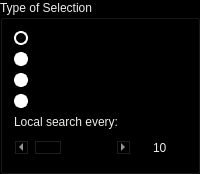
            <widget class="QGroupBox" name="ga_selection">
             <property name="sizePolicy">
              <sizepolicy hsizetype="Expanding" vsizetype="Preferred">
               <horstretch>0</horstretch>
               <verstretch>0</verstretch>
              </sizepolicy>
             </property>
             <property name="minimumSize">
              <size>
               <width>200</width>
               <height>0</height>
              </size>
             </property>
             <property name="palette">
              <palette>
               <active>
                <colorrole role="WindowText">
                 <brush brushstyle="SolidPattern">
                  <color alpha="255">
                   <red>238</red>
                   <green>238</green>
                   <blue>236</blue>
                  </color>
                 </brush>
                </colorrole>
                <colorrole role="Button">
                 <brush brushstyle="SolidPattern">
                  <color alpha="255">
                   <red>0</red>
                   <green>0</green>
                   <blue>0</blue>
                  </color>
                 </brush>
                </colorrole>
                <colorrole role="Text">
                 <brush brushstyle="SolidPattern">
                  <color alpha="255">
                   <red>238</red>
                   <green>238</green>
                   <blue>236</blue>
                  </color>
                 </brush>
                </colorrole>
                <colorrole role="ButtonText">
                 <brush brushstyle="SolidPattern">
                  <color alpha="255">
                   <red>238</red>
                   <green>238</green>
                   <blue>236</blue>
                  </color>
                 </brush>
                </colorrole>
                <colorrole role="Base">
                 <brush brushstyle="SolidPattern">
                  <color alpha="255">
                   <red>0</red>
                   <green>0</green>
                   <blue>0</blue>
                  </color>
                 </brush>
                </colorrole>
                <colorrole role="Window">
                 <brush brushstyle="SolidPattern">
                  <color alpha="255">
                   <red>0</red>
                   <green>0</green>
                   <blue>0</blue>
                  </color>
                 </brush>
                </colorrole>
               </active>
               <inactive>
                <colorrole role="WindowText">
                 <brush brushstyle="SolidPattern">
                  <color alpha="255">
                   <red>238</red>
                   <green>238</green>
                   <blue>236</blue>
                  </color>
                 </brush>
                </colorrole>
                <colorrole role="Button">
                 <brush brushstyle="SolidPattern">
                  <color alpha="255">
                   <red>0</red>
                   <green>0</green>
                   <blue>0</blue>
                  </color>
                 </brush>
                </colorrole>
                <colorrole role="Text">
                 <brush brushstyle="SolidPattern">
                  <color alpha="255">
                   <red>238</red>
                   <green>238</green>
                   <blue>236</blue>
                  </color>
                 </brush>
                </colorrole>
                <colorrole role="ButtonText">
                 <brush brushstyle="SolidPattern">
                  <color alpha="255">
                   <red>238</red>
                   <green>238</green>
                   <blue>236</blue>
                  </color>
                 </brush>
                </colorrole>
                <colorrole role="Base">
                 <brush brushstyle="SolidPattern">
                  <color alpha="255">
                   <red>0</red>
                   <green>0</green>
                   <blue>0</blue>
                  </color>
                 </brush>
                </colorrole>
                <colorrole role="Window">
                 <brush brushstyle="SolidPattern">
                  <color alpha="255">
                   <red>0</red>
                   <green>0</green>
                   <blue>0</blue>
                  </color>
                 </brush>
                </colorrole>
               </inactive>
               <disabled>
                <colorrole role="WindowText">
                 <brush brushstyle="SolidPattern">
                  <color alpha="255">
                   <red>238</red>
                   <green>238</green>
                   <blue>236</blue>
                  </color>
                 </brush>
                </colorrole>
                <colorrole role="Button">
                 <brush brushstyle="SolidPattern">
                  <color alpha="255">
                   <red>0</red>
                   <green>0</green>
                   <blue>0</blue>
                  </color>
                 </brush>
                </colorrole>
                <colorrole role="Text">
                 <brush brushstyle="SolidPattern">
                  <color alpha="255">
                   <red>238</red>
                   <green>238</green>
                   <blue>236</blue>
                  </color>
                 </brush>
                </colorrole>
                <colorrole role="ButtonText">
                 <brush brushstyle="SolidPattern">
                  <color alpha="255">
                   <red>238</red>
                   <green>238</green>
                   <blue>236</blue>
                  </color>
                 </brush>
                </colorrole>
                <colorrole role="Base">
                 <brush brushstyle="SolidPattern">
                  <color alpha="255">
                   <red>0</red>
                   <green>0</green>
                   <blue>0</blue>
                  </color>
                 </brush>
                </colorrole>
                <colorrole role="Window">
                 <brush brushstyle="SolidPattern">
                  <color alpha="255">
                   <red>0</red>
                   <green>0</green>
                   <blue>0</blue>
                  </color>
                 </brush>
                </colorrole>
               </disabled>
              </palette>
             </property>
             <property name="title">
              <string>Type of Selection</string>
             </property>
             <layout class="QVBoxLayout" name="verticalLayout_7">
              <item>
               <widget class="QRadioButton" name="roulette_radiobutton">
                <property name="styleSheet">
                 <string notr="true">QRadioButton::indicator {
    width:                  10px;
    height:                 10px;
    border-radius:          7px;
}

QRadioButton::indicator:checked {
    background-color:       black;
    border:                 2px solid white;
}

QRadioButton::indicator:unchecked {
    background-color:       white;
    border:                 2px solid white;
}</string>
                </property>
                <property name="text">
                 <string>Roulette</string>
                </property>
                <property name="checked">
                 <bool>true</bool>
                </property>
               </widget>
              </item>
              <item>
               <widget class="QRadioButton" name="roulette_sus_radiobutton">
                <property name="styleSheet">
                 <string notr="true">QRadioButton::indicator {
    width:                  10px;
    height:                 10px;
    border-radius:          7px;
}

QRadioButton::indicator:checked {
    background-color:       black;
    border:                 2px solid white;
}

QRadioButton::indicator:unchecked {
    background-color:       white;
    border:                 2px solid white;
}</string>
                </property>
                <property name="text">
                 <string>Roulette S.U.S.</string>
                </property>
               </widget>
              </item>
              <item>
               <widget class="QRadioButton" name="single_tournament_radiobutton">
                <property name="styleSheet">
                 <string notr="true">QRadioButton::indicator {
    width:                  10px;
    height:                 10px;
    border-radius:          7px;
}

QRadioButton::indicator:checked {
    background-color:       black;
    border:                 2px solid white;
}

QRadioButton::indicator:unchecked {
    background-color:       white;
    border:                 2px solid white;
}</string>
                </property>
                <property name="text">
                 <string>Single Tournament</string>
                </property>
               </widget>
              </item>
              <item>
               <widget class="QRadioButton" name="death_tournament_radiobutton">
                <property name="styleSheet">
                 <string notr="true">QRadioButton::indicator {
    width:                  10px;
    height:                 10px;
    border-radius:          7px;
}

QRadioButton::indicator:checked {
    background-color:       black;
    border:                 2px solid white;
}

QRadioButton::indicator:unchecked {
    background-color:       white;
    border:                 2px solid white;
}</string>
                </property>
                <property name="text">
                 <string>Death Tournament</string>
                </property>
               </widget>
              </item>
              <item>
               <widget class="QLabel" name="local_search_label">
                <property name="styleSheet">
                 <string notr="true">color: rgb(238, 238, 236);</string>
                </property>
                <property name="text">
                 <string>Local search every:</string>
                </property>
               </widget>
              </item>
              <item>
               <widget class="QFrame" name="local_search_frame">
                <property name="maximumSize">
                 <size>
                  <width>16777215</width>
                  <height>40</height>
                 </size>
                </property>
                <property name="frameShape">
                 <enum>QFrame::NoFrame</enum>
                </property>
                <property name="frameShadow">
                 <enum>QFrame::Raised</enum>
                </property>
                <layout class="QHBoxLayout" name="horizontalLayout_16">
                 <property name="spacing">
                  <number>5</number>
                 </property>
                 <property name="leftMargin">
                  <number>1</number>
                 </property>
                 <property name="topMargin">
                  <number>1</number>
                 </property>
                 <property name="rightMargin">
                  <number>1</number>
                 </property>
                 <property name="bottomMargin">
                  <number>1</number>
                 </property>
                 <item>
                  <widget class="QScrollBar" name="local_search_scrollbar">
                   <property name="sizePolicy">
                    <sizepolicy hsizetype="Minimum" vsizetype="Fixed">
                     <horstretch>0</horstretch>
                     <verstretch>0</verstretch>
                    </sizepolicy>
                   </property>
                   <property name="minimumSize">
                    <size>
                     <width>0</width>
                     <height>0</height>
                    </size>
                   </property>
                   <property name="maximum">
                    <number>100</number>
                   </property>
                   <property name="singleStep">
                    <number>1</number>
                   </property>
                   <property name="pageStep">
                    <number>10</number>
                   </property>
                   <property name="value">
                    <number>10</number>
                   </property>
                   <property name="orientation">
                    <enum>Qt::Horizontal</enum>
                   </property>
                  </widget>
                 </item>
                 <item>
                  <widget class="QSpinBox" name="local_search_spinbox">
                   <property name="maximumSize">
                    <size>
                     <width>50</width>
                     <height>16777215</height>
                    </size>
                   </property>
                   <property name="alignment">
                    <set>Qt::AlignCenter</set>
                   </property>
                   <property name="buttonSymbols">
                    <enum>QAbstractSpinBox::NoButtons</enum>
                   </property>
                   <property name="maximum">
                    <number>100</number>
                   </property>
                   <property name="value">
                    <number>10</number>
                   </property>
                  </widget>
                 </item>
                </layout>
               </widget>
              </item>
             </layout>
            </widget>
